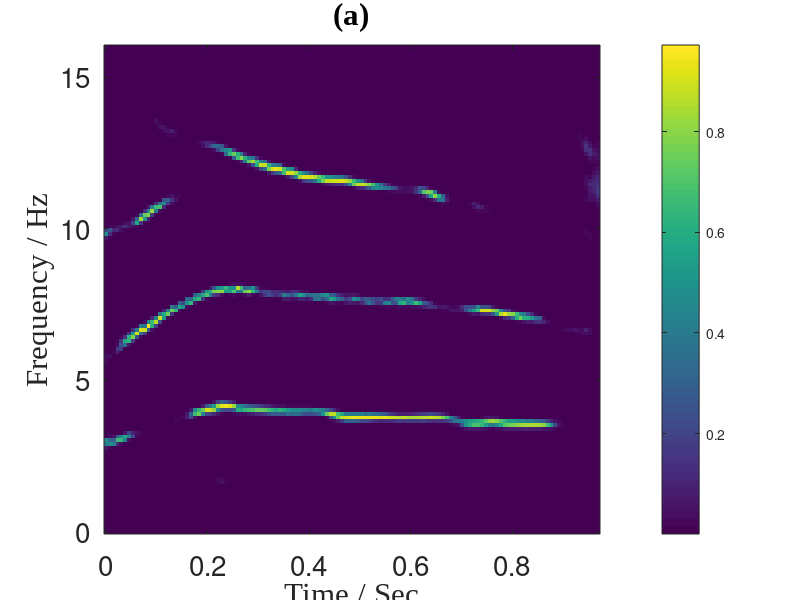
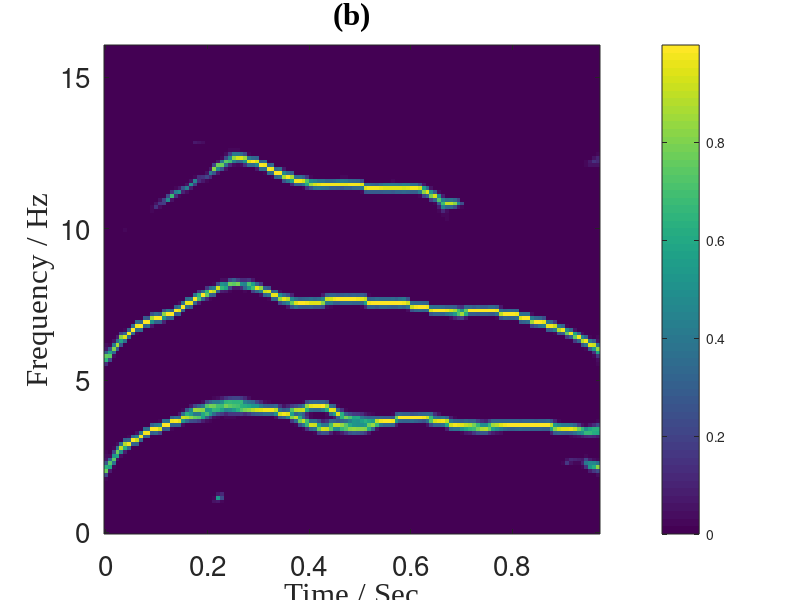
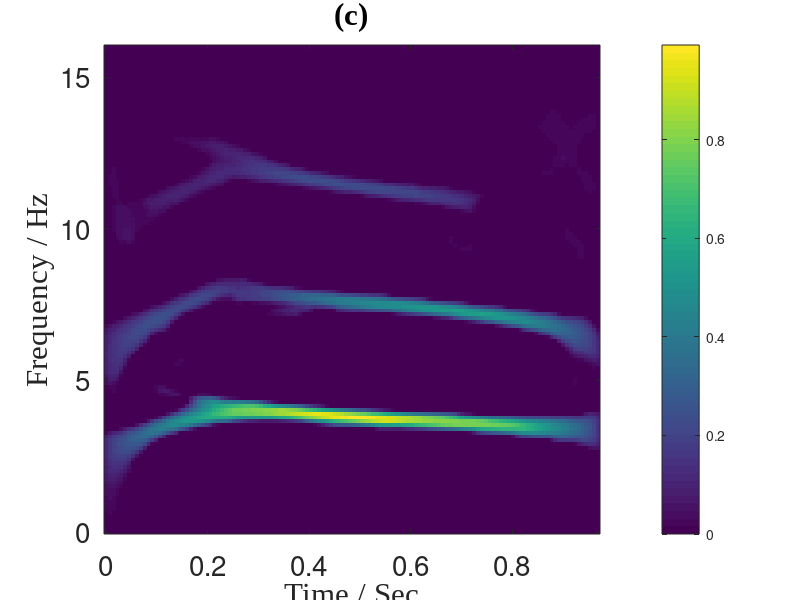

MATLAB code for these plots, in order:
%  
%%  Author:
%     Mokhtar Mohammadi
%In this code we assume that the user add in this path the TFSAP toolboox.
%% Locating and Adding Functions Directory
clear all;
currentDirectory = pwd;
[upperPath, ~, ~] = fileparts(currentDirectory);
addpath([upperPath '/Core'])
addpath([upperPath '/TFSA5'])
addpath(['/Users/macbookpro/Desktop/untitled folder/Source1/TFSA5/win64_bin'])
SampFreq = 32;
t = 0:1/SampFreq:1-1/SampFreq;
f = linspace(0,SampFreq/2,128);
i=2;
load resultRealSingle;
%%%%%%%%%%%%%%%% ADTFD(2,30,16) %%%%%%%%%%%
% modelfile = 'model_train.h5';
% net = importKerasNetwork(modelfile)
%%%%%%%%%%%%%%%%%%%%
%%%%%%%%%%%%%%%%%%%%% Single view %%%%%%%%%%%%%%%%%%%%%%
TF(:,:)=squeeze(yy(i,:,:,1));
%TF(TF<0.2*max(TF(:)))=0;
figure;
imagesc(t,f,squeeze(yy(i,:,:,1))); 
% axis([0 1 -SampFreq/2 SampFreq/2]);
set(gcf,'Position',[20 100 640 500]);	    
xlabel('Time / Sec','FontSize',20,'FontName','Times New Roman');
ylabel('Frequency / Hz','FontSize',20,'FontName','Times New Roman');
set(gca,'YDir','normal');
title('(a)','FontSize',24,'FontName','Times New Roman');
set(gca,'FontSize',20);
colorbar;
print -dpng -r600 Fig6a
%%%%%%%%%%%%%%%%%%%%%%%%%%%%%%%%%
TF_f1m=sum(sum(abs( squeeze(yy(i,:,:))).^0.5)) /sum(sum(squeeze(yy(i,:,:))))
TF_f1s=(sum(sum(abs( squeeze(yy(i,:,:))).^0.5)))^2/sum(sum(squeeze(yy(i,:,:))))
%%%%%%%%%%%%%%%%%%%%%%%%%%% Multiple view CNN %%%%%%%%%%%%%%%%
load resultRealMultiple;

TF(:,:)=squeeze(yy(i,:,:,1));
%TF(TF<0.3*max(TF(:)))=0;
figure;
imagesc(t,f,TF); 
% axis([0 1 -SampFreq/2 SampFreq/2]);
set(gcf,'Position',[20 100 640 500]);	    
xlabel('Time / Sec','FontSize',20,'FontName','Times New Roman');
ylabel('Frequency / Hz','FontSize',20,'FontName','Times New Roman');
set(gca,'YDir','normal');
title('(b)','FontSize',24,'FontName','Times New Roman');
set(gca,'FontSize',20);
colorbar;
TF_f2m=sum(sum(abs( TF).^0.5)) /sum(sum(TF))
TF_f2s=(sum(sum(abs( TF).^0.5)))^2/sum(sum(TF))
print -dpng -r600 Fig6b

%%%%%%%%%%%%%%%%%%%%%%%%%%%%%%%%%% LO-ADTFD %%%%%%%%%%%%%%%%%%%
load adtfd_real_128;
TF1(:,:)=squeeze(yy(i,:,:,1));
TF2(:,:)=squeeze(yy(i,:,:,2));
TF=min(TF1,TF2);
figure;
imagesc(t,f,TF); 
% axis([0 1 -SampFreq/2 SampFreq/2]);
set(gcf,'Position',[20 100 640 500]);	    
xlabel('Time / Sec','FontSize',20,'FontName','Times New Roman');
ylabel('Frequency / Hz','FontSize',20,'FontName','Times New Roman');
set(gca,'YDir','normal');
title('(c)','FontSize',24,'FontName','Times New Roman');
set(gca,'FontSize',20);
colorbar;
TF_f3m=sum(sum(abs( TF).^0.5)) /sum(sum(TF))
TF_f3s=(sum(sum(abs( TF).^0.5)))^2/sum(sum(TF))
print -dpng -r600 Fig6c

